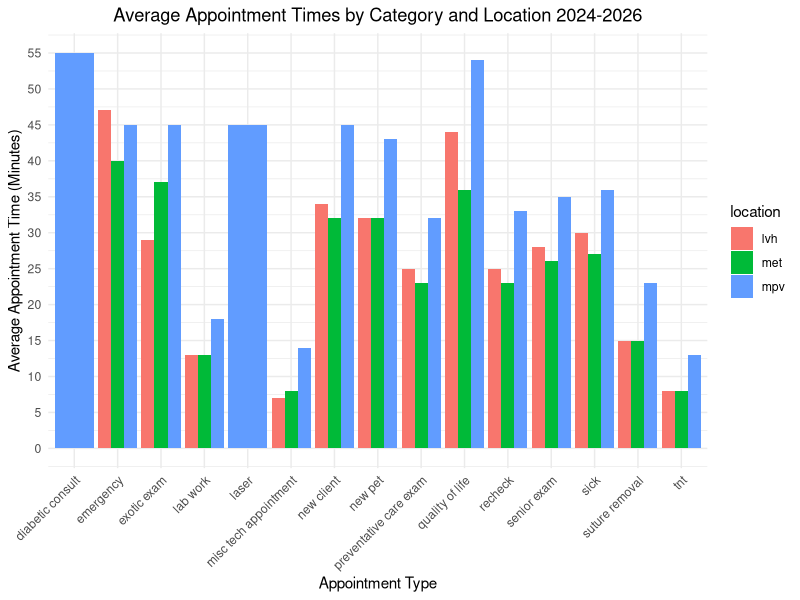

Write R code to recreate this figure.
install.packages("tidyverse")
install.packages("skimr")
library(tidyverse)
library(skimr)

# importing data
app_trends <- read_csv("app_trends_2023.csv")

# selecting out rows needed for analysis
s_app_trends <- app_trends %>% 
  select(patientid, description, staffid, datein, dateout, census_reason_txt, display_id)
View(s_app_trends)


# cleaning begins

# renaming column "census_reason_txt" to "visit_details"
s_app_trends <- s_app_trends %>% 
  rename(visit_details = census_reason_txt)

# renaming column "display_id" to "location"
s_app_trends <- s_app_trends %>% 
  rename(location = display_id)

# Convert character columns to lowercase and remove leading/trailing whitespace
s_app_trends <- s_app_trends %>%
  mutate_if(is.character, tolower) %>%
  mutate_if(is.character, str_trim)

# creating new columns needed for analysis later. The app_type column will label different types of appointments
# and the app_subtype column will help differentiate different tech app categories
s_app_trends$app_type <- NA
s_app_trends$app_subtype <- NA


# fixing "datein" and "dateout" columns & creating "duration_min" column for total time(minutes) patient spent in hospital

# Convert "datein" and "dateout" columns to proper date/time format
s_app_trends$datein <- as.POSIXct(s_app_trends$datein, format = "%m/%d/%Y %H:%M:%S")
s_app_trends$dateout <- as.POSIXct(s_app_trends$dateout, format = "%m/%d/%Y %H:%M:%S")

# making a column of duration in minutes with the "datein" and "dateout" columns and rounding the result. 
# If you want to calculate the duration in hours, use units = "hours" instead
s_app_trends$duration_min <- as.numeric(difftime(s_app_trends$dateout, s_app_trends$datein, units = "mins"))
s_app_trends$duration_min <- round(s_app_trends$duration_min, 0)

# removing clients who were not properly checked out. Although impossible to find every error, the hospital opens 7am
# on monday and closes at 2pm on saturday, they do not keep patients past that time on sunday. That amount of time
# is 8256 minutes. If I remove any patients that are checked in over that time that will at least remove the extreme errors.
# I will also remove any duration 1 minute and under for the same reason, that's to fast for the appointment to happen
s_app_trends <- subset(s_app_trends, duration_min > 1 & duration_min <= 8256)


# cleaning the "staffid" column

# Each number in "staffid" correlates to a specific doctor, need to remove the "L" and "M" in front of numbers, these 
# signify location of where the doctor is at but we have a separate column for that and just want one ID for the doctor 
s_app_trends$staffid <- gsub("[A-Za-z](?=[0-9])", "", s_app_trends$staffid, perl = TRUE)

# finding instances of "ltk", "mtk", and "tktk" and changing it to "tk" for the same reason listed above
s_app_trends$staffid <- gsub("l|mtk|tktk", "tk", s_app_trends$staffid)

# there are 5 rows that correlate to assistants/technicians but those rows are errors/and or used for in house things
# 0 & 22 also need removed, 22 is a relief vet where management doesn't want those values messing things up and 0 is in house stuff
s_app_trends <- s_app_trends[!(s_app_trends$staffid %in% c("ceb", "ed", "mc", "stkk", "vc", "0", "22")), ]


# cleaning the "description" column

# change na values to unknown
s_app_trends$description <- ifelse(is.na(s_app_trends$description), "unknown", s_app_trends$description)

# changing different names for the same type of appointment to a consistent name
s_app_trends <- s_app_trends %>%
  mutate(description = ifelse(description %in% c("exam", "exam with vaccines"),
                              "preventative care exam", description))
s_app_trends <- s_app_trends %>%
  mutate(description = ifelse(description %in% c("not wellness"),
                              "sick", description))


# creating data in "app_type" column

# adding data to the new app_type. I have 6 different categories to make; doctor, tech_app, admit, other, doctor/admit, and na.
s_app_trends <- s_app_trends %>%
  mutate(app_type = case_when(
    description %in% c("acupuncture", "behavior consultation", "emergency", "euthanasia", "exotic exam", "new client", 
                       "new pet", "pre surgical exam", "preventative care exam", "quality of life", "recheck", 
                       "senior exam", "sick", "travel health certificate", "suture removal" ) ~ "doctor",
    description %in% c("cytopoint injection", "diabetic consultation", "discharge", "lab work", "laser", 
                       "technician appointment", "tnt" ) ~ "tech_app",
    description %in% c("dental", "drop off - admit", "feline castrate", "glucose curve", "jss surgery", 
                       "laparascopic surgery", "short procedure", "surgery"  ) ~ "admit",
    description %in% c("boarding", "with dr approval", "scheduling notes") ~ "other",
    description %in% c("ultrasound") ~ "doctor/admit",
    TRUE ~ NA_character_  # If none of the conditions match, set the value as NA
  ))
# "consultation" & "radiology" are words not categorized because they can be either doctor, admit, or tech_apps. 
# In order to classify those words, I look in the "staffid" column. It's listed as either "tk" for a tech_app or
# with a doctors number if it's a doctors number the appointment type could be a range of different things so 
# will set to doctor/admit
s_app_trends$app_type <- ifelse(is.na(s_app_trends$app_type) & s_app_trends$staffid == "tk", "tech_app",
                                ifelse(is.na(s_app_trends$app_type), "doctor/admit", s_app_trends$app_type))

# creating data in "app_subtype" column. Really I just need to asses which appointments are diabetic consults, 
# unfortunately it's not scheduled the same way all the time and some are doctor appointments we we need to select out just
# the tech appointment diabetic consults. 

# creating "diabetic consult" in "app_subtype" only if it's a tech_app
s_app_trends <- s_app_trends %>%
  mutate(
    app_subtype = ifelse(
      (grepl("diabetic", description, ignore.case = TRUE) | 
         grepl("diabetic", visit_details, ignore.case = TRUE)) &
        app_type == "tech_app",
      "diabetic consult",
      app_subtype)
     )

# create a column called "details". This is so we can categorize things (in particular tech appointments) in a clearer more
# error free way. I am also selecting out the only appointment types that are needed for analysis
s_app_trends <- s_app_trends %>%
  mutate(details_placeholder = NA_character_) %>%
  mutate(details = case_when(
    app_subtype == "diabetic consult" ~ "diabetic consult",
    description %in% c("sick", "preventative care exam", "recheck", 
                       "senior exam", "new pet", "new client", "emergency", "exotic exam", 
                       "suture removal", "quality of life", "tnt", "lab work", "laser") ~ description,
    app_type == "tech_app" & is.na(details_placeholder) ~ "misc tech appointment",
    TRUE ~ NA_character_
  )) %>%
  select(-details_placeholder)  # Remove the placeholder column


# analysis and visuals begin

# Finding the average duraiton. Create a new data frame for the results. Using median to protect from large outliers that exist in data. 
median_appointment_times <- s_app_trends %>%
  filter(!is.na(details)) %>%  # Exclude rows with NA in details column
  mutate(location_column = location) %>%
  group_by(details, app_type, location_column) %>%
  summarise(median_duration = median(duration_min)) %>%
  pivot_wider(names_from = location_column, values_from = median_duration)

# Melt the data for plotting
melted_data <- median_appointment_times %>%
  gather(location, average_time, mpv:met) %>%
  filter(!is.na(average_time))  # Exclude NA values

# Calculate the date range from now to 2 years ago
current_year <- year(Sys.Date())
date_range_start <- as.Date(paste0(current_year - 2, "-01-01"))
date_range_end <- Sys.Date()

# Format the date range for the file names
formatted_date_range <- paste(format(date_range_start, "%Y"), format(date_range_end, "%Y"), sep = "-")

# Create the title with the years
title_text <- paste("Average Appointment Times by Category and Location",
                    formatted_date_range, sep = " ")

# Create a grouped bar plot with centered title and modified y-axis
bar_plot <- ggplot(melted_data, aes(x = details, y = average_time, fill = location)) +
  geom_bar(stat = "identity", position = "dodge") +
  labs(title = title_text,
       x = "Appointment Type", y = "Average Appointment Time (Minutes)") +
  theme_minimal() +
  theme(axis.text.x = element_text(angle = 45, hjust = 1),
        plot.title = element_text(hjust = 0.5)) +  # Centered title
  scale_y_continuous(breaks = seq(0, ceiling(max(melted_data$average_time)), 5))  # Modify y-axis breaks


# exporting the data

# Create a folder if it doesn't exist
if (!dir.exists("project_results")) {
  dir.create("project_results")
}

# Export the cleaned s_app_trends w/ year info in title
write.csv(s_app_trends, file = paste("project_results/cleaned_appointment_times_", formatted_date_range, ".csv", sep = ""), row.names = FALSE)

# Export the median_appointment_times w/ year info in title
write.csv(median_appointment_times, file = paste("project_results/average_appointment_times_", formatted_date_range, ".csv", sep = ""), row.names = FALSE)

# Set the file path for saving the bar plot
image_path <- file.path("project_results", paste("bar_plot_average_appointment_times_", formatted_date_range, ".png", sep = ""))
# Save the bar plot as a high quality image w/ year info in title
ggsave(filename = image_path, plot = bar_plot, width = 10, height = 6, dpi = 400, bg = "white")

